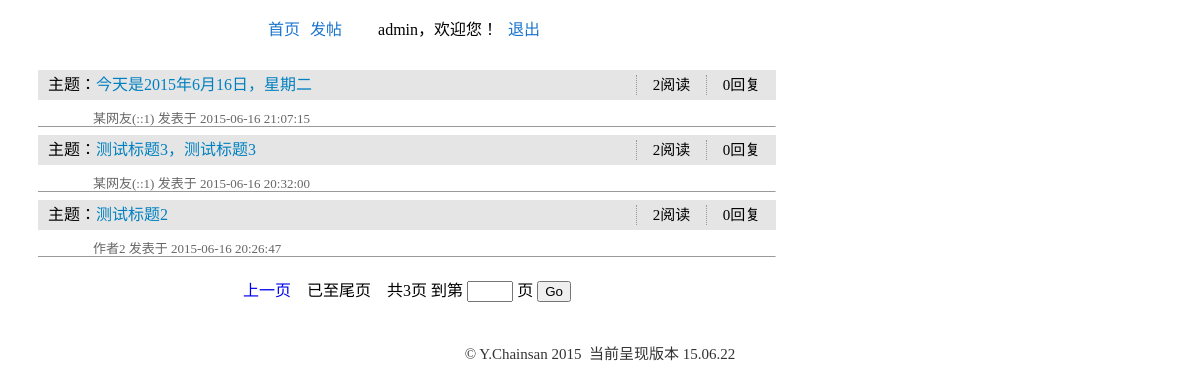
The page /index.php?p=3 (signed in) on the database its author committed.
### tables this page shows
CREATE TABLE `subjectpost` (
  `subjectID` int(10) unsigned NOT NULL AUTO_INCREMENT,
  `subject_NO` int(10) NOT NULL,
  `post_title` varchar(60) NOT NULL,
  `post_content` text NOT NULL,
  `post_author` varchar(20) NOT NULL,
  `postauthor_UID` int(11) NOT NULL,
  `category_number` int(11) NOT NULL,
  `post_level` tinyint(2) NOT NULL DEFAULT '0',
  `post_position` tinyint(2) NOT NULL DEFAULT '0',
  `addtime` datetime NOT NULL,
  `addip` varchar(15) NOT NULL,
  `lastreply_time` datetime NOT NULL,
  `lastreply_author` varchar(20) NOT NULL,
  `lastreply_UID` int(11) NOT NULL,
  `view_number` int(11) NOT NULL,
  `reply_number` int(11) NOT NULL,
  `like_number` int(11) NOT NULL,
  `dislike_number` int(11) NOT NULL,
  PRIMARY KEY (`subjectID`)
);

### index.php (the view, shortened to what this page needs)
<!DOCTYPE html>
<html>
<head>
<link rel="stylesheet" href="styles.css" type="text/css">
</head>
<body>
<?php
if (isset($_SESSION['userID'])) {
	include 'include/signintopnav.php';
}else {
	include 'include/topnav.php';
}
require 'include/dbconnect.php';
$pageNumber = 1;
if (isset($_GET["p"])) {
	$pageNumber=$_GET["p"];
}
$pageRows = 10;
$sql = "select count(subjectID) from subjectpost";
$result = mysqli_query($dbcon, $sql);
$row = mysqli_fetch_array($result,MYSQL_NUM);
$records = $row[0];
$totalPages = ceil($records/$pageRows);
$sql = "SELECT `subjectID`, `post_title`,`view_number`,`reply_number`,`like_number`,`post_author`,`addip`,`addtime`
		FROM subjectpost
		ORDER BY lastreply_time DESC LIMIT ".($pageNumber-1)*$pageRows.",$pageRows";
$result = mysqli_query($dbcon, $sql);
while ($sjct = mysqli_fetch_array($result)) {
	if ($sjct["post_author"]=="") {
		$sjct["post_author"] = '某网友('.$sjct["addip"].')';
	}
	echo '<div class="subjectlist"><div class="postlisthead">
		<div class="plhtitle">主题：</div><div class="posttitle"><a href="viewnum.php?sid='.$sjct["subjectID"].'" target="_blank">'.$sjct["post_title"].'</a></div>
			<div class="readinfo">'.$sjct["view_number"].'阅读</div>
			<div class="readinfo">'.$sjct["reply_number"].'回复</div></div>
		<div class="postlistfooter">'.$sjct["post_author"].'&nbsp;发表于 '.$sjct["addtime"].'</div>
		<hr size="1">
		</div>';
}
if ($pageNumber<=1) {
	echo '<div class="changepage"><form action="gopage.php" method="get"><span class="currentPage">这是首页</span>&nbsp;&nbsp;';
}else {
	echo '<div class="changepage"><form action="gopage.php" method="get"><a href="?p='.($pageNumber-1).'">上一页</a>&nbsp;&nbsp;';
}
if ($pageNumber>=$totalPages) {
	echo '&nbsp;&nbsp;<span class="currentPage">已至尾页</span>';
} else{
	echo '&nbsp;&nbsp;<a href="?p='.($pageNumber+1).'">下一页</a>';
}
echo'&nbsp;&nbsp;&nbsp;&nbsp;<span class="currentPage">共'.$totalPages.'页&nbsp;到第
<input type="text" class="goPage" name="gopage">
页</span>
<button type="submit" style="cursor:pointer;">Go</button></form>
</div>';
?>
<div id="footer">
<?php include 'include/footer.php';?>
</div>
</body>
</html>

### styles.css (style rules this page uses)
a { text-decoration:none; }
#footer { text-align:center; color:#333; font-size:15px; margin:40px 0 15px 0; }
.subjectlist { margin:0 0 0 30px; width:738px; }
.postlisthead { width:738px; background-color:#e5e5e5; height:30px; }
.plhtitle { line-height:30px; width:48px; padding-left:10px; float:left; }
.posttitle { color:#0080c0; line-height:30px; width:540px; height:30px; text-align:left; float:left; overflow:hidden; }
.posttitle a { text-decoration:none; color:#0080c0; }
.readinfo { border-left:dotted 1px #999; margin-top:5px; width:69px; text-align:center; font-size:15px; line-height:20px; float:left; }
.postlistfooter { margin:5px 0 0 30px; padding:3px 0 0 25px; color:#666; height:10px; font-size:13px; }
.changepage { width:738px; margin:20px 0 0 30px; text-align:center; }
.currentPage { color:#000; font-size:16px; }
.goPage { height:15px; width:38px; }

### rows shown on the page
subjectpost: post_title "今天是2015年6月16日，星期二", view_number "2", reply_number "0", post_author "某网友(::1)", addtime "2015-06-16 21:07:15"
subjectpost: post_title "测试标题3，测试标题3", view_number "2", reply_number "0", post_author "某网友(::1)", addtime "2015-06-16 20:32:00"
subjectpost: post_title "测试标题2", view_number "2", reply_number "0", post_author "作者2", addtime "2015-06-16 20:26:47"

### other values the page prints
$_SESSION['username'] "admin"
$totalPages "3"
